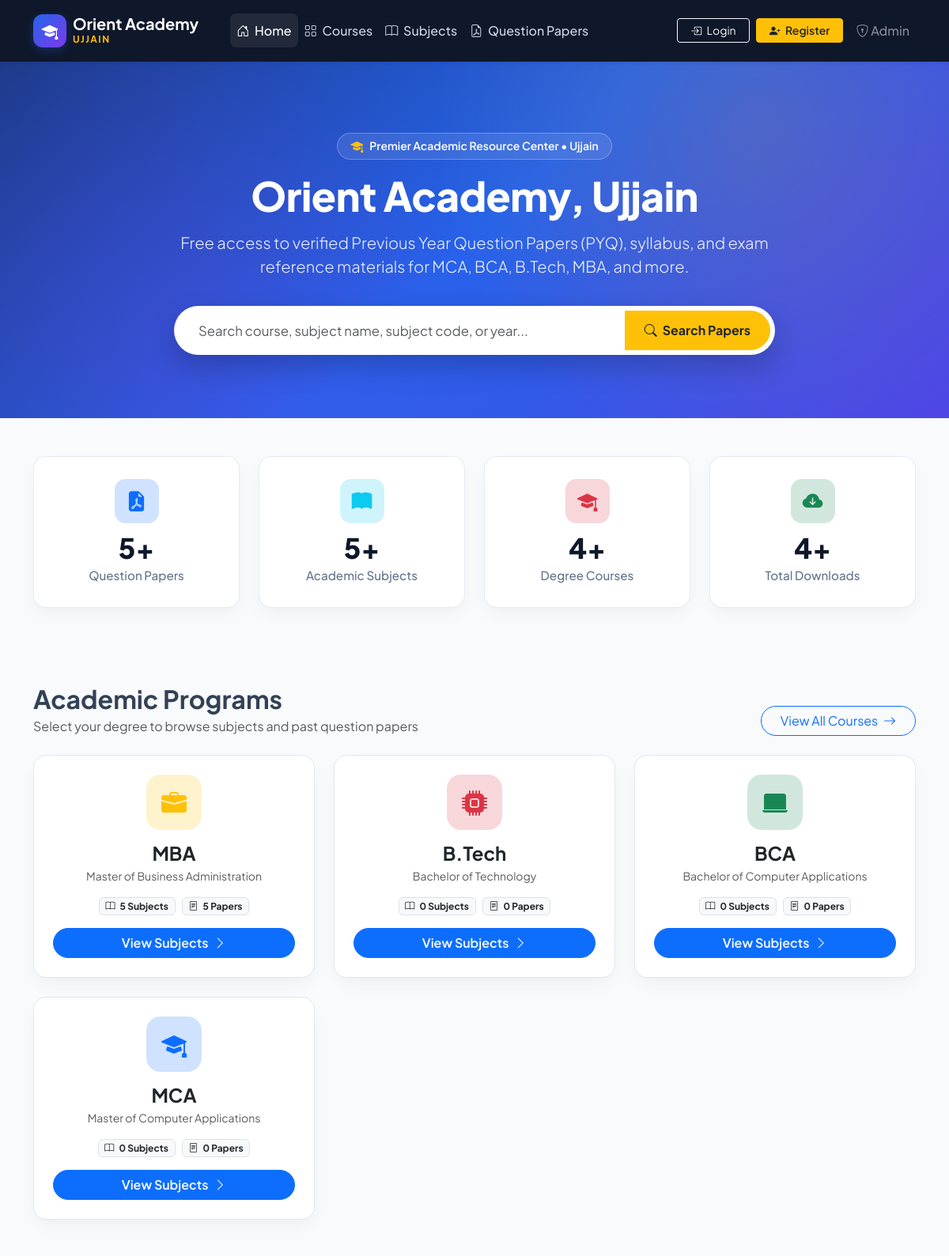
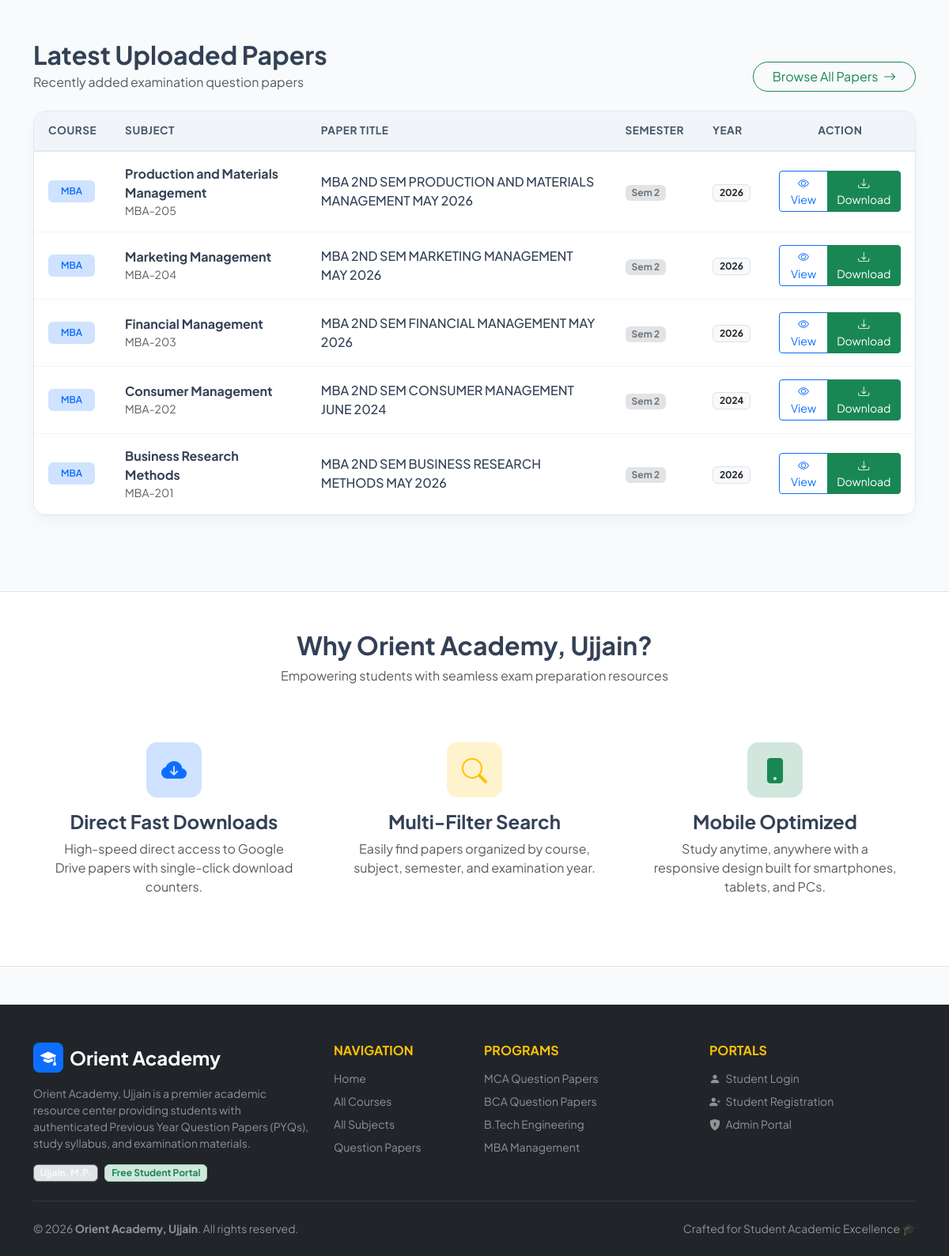
The page / on the database its author committed (2 pictures, top to bottom).
### tables this page shows
CREATE TABLE IF NOT EXISTS `courses` (
  `id` int(11) NOT NULL,
  `course_name` varchar(100) NOT NULL,
  `course_slug` varchar(100) NOT NULL,
  `description` text NOT NULL,
  `icon_class` varchar(50) DEFAULT 'bi-mortarboard-fill',
  `badge_color` varchar(30) DEFAULT 'primary'
);

CREATE TABLE IF NOT EXISTS `papers` (
  `id` int(11) NOT NULL,
  `course_id` int(11) DEFAULT NULL,
  `subject_id` int(11) DEFAULT NULL,
  `year` int(11) DEFAULT NULL,
  `semester` varchar(20) DEFAULT NULL,
  `paper_title` varchar(255) DEFAULT NULL,
  `drive_link` text DEFAULT NULL,
  `upload_date` timestamp NOT NULL DEFAULT current_timestamp(),
  `views` int(11) NOT NULL DEFAULT 0,
  `downloads` int(11) NOT NULL DEFAULT 0,
  `is_latest` tinyint(1) DEFAULT 1
);

CREATE TABLE IF NOT EXISTS `subjects` (
  `id` int(11) NOT NULL,
  `course_id` int(11) DEFAULT NULL,
  `subject_name` varchar(100) DEFAULT NULL,
  `semester` varchar(20) DEFAULT '1',
  `subject_code` varchar(50) DEFAULT NULL
);

### index.php (the view, shortened to what this page needs)
<?php
require_once 'includes/db.php';
$stats_papers = 0;
$stats_subjects = 0;
$stats_courses = 0;
$stats_downloads = 0;
$p_res = mysqli_query($conn, "SELECT COUNT(*) AS total, COALESCE(SUM(downloads), 0) AS downloads FROM papers");
if($p_res && $row = mysqli_fetch_assoc($p_res)){
    $stats_papers = (int)$row['total'];
    $stats_downloads = (int)$row['downloads'];
}
$s_res = mysqli_query($conn, "SELECT COUNT(*) AS total FROM subjects");
if($s_res && $row = mysqli_fetch_assoc($s_res)){
    $stats_subjects = (int)$row['total'];
}
$c_res = mysqli_query($conn, "SELECT COUNT(*) AS total FROM courses");
if($c_res && $row = mysqli_fetch_assoc($c_res)){
    $stats_courses = (int)$row['total'];
}
$courses_sql = "
SELECT
    c.*,
    COUNT(DISTINCT s.id) AS total_subjects,
    COUNT(DISTINCT p.id) AS total_papers
FROM courses c
LEFT JOIN subjects s ON c.id = s.course_id
LEFT JOIN papers p ON c.id = p.course_id
GROUP BY c.id
ORDER BY total_papers DESC, c.course_name ASC
LIMIT 6
";
$courses_res = mysqli_query($conn, $courses_sql);
$latest_papers_sql = "
SELECT
    p.*,
    c.course_name,
    s.subject_name,
    s.subject_code
FROM papers p
INNER JOIN courses c ON p.course_id = c.id
INNER JOIN subjects s ON p.subject_id = s.id
ORDER BY p.upload_date DESC, p.id DESC
LIMIT 8
";
$latest_papers_res = mysqli_query($conn, $latest_papers_sql);
?>
<?php include 'includes/header.php'; ?>
<body>
<?php include 'includes/navbar.php'; ?>
<section class="hero text-center">
    <div class="container position-relative">
        <div class="d-inline-flex align-items-center gap-2 bg-white bg-opacity-10 border border-white border-opacity-25 px-3 py-1 rounded-pill mb-3">
            <i class="bi bi-mortarboard-fill text-warning"></i>
            <span class="small fw-semibold">Premier Academic Resource Center &bull; Ujjain</span>
        </div>
        <h1 class="mb-3">Orient Academy, Ujjain</h1>
        <p class="lead mb-4">
            Free access to verified Previous Year Question Papers (PYQ), syllabus, and exam reference materials for MCA, BCA, B.Tech, MBA, and more.
        </p>
        <div class="search-box-wrap">
            <form action="search.php" method="GET">
                <div class="input-group search-input-group">
                    <input type="text"
                           name="keyword"
                           class="form-control"
                           placeholder="Search course, subject name, subject code, or year..."
                           required>
                    <button class="btn btn-warning text-dark fw-bold px-4" type="submit">
                        <i class="bi bi-search me-1"></i> Search Papers
                    </button>
                </div>
            </form>
        </div>
    </div>
</section>
<section class="container my-5">
    <div class="row g-4">
        <div class="col-6 col-md-3">
            <div class="stats-card-modern">
                <div class="stats-icon-wrap bg-primary-subtle text-primary">
                    <i class="bi bi-file-earmark-pdf-fill"></i>
                </div>
                <div class="stats-number"><?php echo number_format($stats_papers); ?>+</div>
                <p class="stats-label">Question Papers</p>
            </div>
        </div>
        <div class="col-6 col-md-3">
            <div class="stats-card-modern">
                <div class="stats-icon-wrap bg-info-subtle text-info">
                    <i class="bi bi-book-fill"></i>
                </div>
                <div class="stats-number"><?php echo number_format($stats_subjects); ?>+</div>
                <p class="stats-label">Academic Subjects</p>
            </div>
        </div>
        <div class="col-6 col-md-3">
            <div class="stats-card-modern">
                <div class="stats-icon-wrap bg-danger-subtle text-danger">
                    <i class="bi bi-mortarboard-fill"></i>
                </div>
                <div class="stats-number"><?php echo number_format($stats_courses); ?>+</div>
                <p class="stats-label">Degree Courses</p>
            </div>
        </div>
        <div class="col-6 col-md-3">
            <div class="stats-card-modern">
                <div class="stats-icon-wrap bg-success-subtle text-success">
                    <i class="bi bi-cloud-arrow-down-fill"></i>
                </div>
                <div class="stats-number"><?php echo number_format($stats_downloads); ?>+</div>
                <p class="stats-label">Total Downloads</p>
            </div>
        </div>
    </div>
</section>
<section class="container my-5">
    <div class="d-flex justify-content-between align-items-end mb-4 flex-wrap gap-2">
        <div>
            <h2 class="fw-bold mb-1">Academic Programs</h2>
            <p class="text-muted mb-0">Select your degree to browse subjects and past question papers</p>
        </div>
        <a href="courses.php" class="btn btn-outline-primary rounded-pill px-4">
            View All Courses <i class="bi bi-arrow-right ms-1"></i>
        </a>
    </div>
    <div class="row g-4">
        <?php if($courses_res && mysqli_num_rows($courses_res) > 0): ?>
            <?php while($course = mysqli_fetch_assoc($courses_res)):
                $icon = !empty($course['icon_class']) ? $course['icon_class'] : 'bi-mortarboard-fill';
                $badgeColor = !empty($course['badge_color']) ? $course['badge_color'] : 'primary';
            ?>
                <div class="col-md-6 col-lg-4">
                    <div class="card course-card">
                        <div class="card-body text-center p-4 d-flex flex-column">
                            <div class="card-icon-header bg-<?php echo htmlspecialchars($badgeColor); ?>-subtle text-<?php echo htmlspecialchars($badgeColor); ?>">
                                <i class="bi <?php echo htmlspecialchars($icon); ?>"></i>
                            </div>
                            <h4 class="fw-bold mb-1"><?php echo htmlspecialchars($course['course_name']); ?></h4>
                            <p class="text-muted small flex-grow-1 mb-3">
                                <?php echo htmlspecialchars($course['description'] ?? 'Comprehensive past question papers archive.'); ?>
                            </p>
                            <div class="d-flex justify-content-center gap-2 mb-3">
                                <span class="badge bg-light text-dark border">
                                    <i class="bi bi-book me-1"></i> <?php echo (int)$course['total_subjects']; ?> Subjects
                                </span>
                                <span class="badge bg-light text-dark border">
                                    <i class="bi bi-file-text me-1"></i> <?php echo (int)$course['total_papers']; ?> Papers
                                </span>
                            </div>
                            <a href="subjects.php?course_id=<?php echo $course['id']; ?>" class="btn btn-primary rounded-pill w-100 fw-semibold">
                                View Subjects <i class="bi bi-chevron-right ms-1"></i>
                            </a>
                        </div>
                    </div>
                </div>
            <?php endwhile; ?>
        <?php else: ?>
            <div class="col-12 text-center py-4">
                <p class="text-muted">No courses found. Please import the database schema or add courses via the admin panel.</p>
            </div>
        <?php endif; ?>
    </div>
</section>
<section class="container my-5">
    <div class="d-flex justify-content-between align-items-end mb-4 flex-wrap gap-2">
        <div>
            <h2 class="fw-bold mb-1">Latest Uploaded Papers</h2>
            <p class="text-muted mb-0">Recently added examination question papers</p>
        </div>
        <a href="papers.php" class="btn btn-outline-success rounded-pill px-4">
            Browse All Papers <i class="bi bi-arrow-right ms-1"></i>
        </a>
    </div>
    <div class="custom-table-card">
        <div class="table-responsive">
            <table class="table table-modern align-middle">
                <thead>
                    <tr>
                        <th>Course</th>
                        <th>Subject</th>
                        <th>Paper Title</th>
                        <th>Semester</th>
                        <th>Year</th>
                        <th class="text-center">Action</th>
                    </tr>
                </thead>
                <tbody>
                    <?php if($latest_papers_res && mysqli_num_rows($latest_papers_res) > 0): ?>
                        <?php while($paper = mysqli_fetch_assoc($latest_papers_res)): ?>
                            <tr>
                                <td>
                                    <span class="badge bg-primary-subtle text-primary px-3 py-2 fw-semibold">
                                        <?php echo htmlspecialchars($paper['course_name']); ?>
                                    </span>
                                </td>
                                <td>
                                    <strong><?php echo htmlspecialchars($paper['subject_name']); ?></strong>
                                    <?php if(!empty($paper['subject_code'])): ?>
                                        <div class="small text-muted"><?php echo htmlspecialchars($paper['subject_code']); ?></div>
                                    <?php endif; ?>
                                </td>
                                <td>
                                    <div class="fw-medium"><?php echo htmlspecialchars($paper['paper_title']); ?></div>
                                </td>
                                <td>
                                    <span class="badge bg-secondary-subtle text-secondary px-2 py-1">
                                        Sem <?php echo htmlspecialchars($paper['semester']); ?>
                                    </span>
                                </td>
                                <td>
                                    <span class="badge bg-light text-dark border px-2 py-1">
                                        <?php echo htmlspecialchars($paper['year']); ?>
                                    </span>
                                </td>
                                <td class="text-center">
                                    <div class="btn-group btn-group-sm">
                                        <a href="viewpaper.php?id=<?php echo (int)$paper['id']; ?>" target="_blank" class="btn btn-outline-primary" title="View Paper Online">
                                            <i class="bi bi-eye"></i> View
                                        </a>
                                        <a href="downloadpaper.php?id=<?php echo (int)$paper['id']; ?>" class="btn btn-success" title="Download Paper">
                                            <i class="bi bi-download"></i> Download
                                        </a>
                                    </div>
                                </td>
                            </tr>
                        <?php endwhile; ?>
                    <?php endif; ?>
                </tbody>
            </table>
        </div>
    </div>
</section>
<section class="bg-white py-5 border-top border-bottom my-5">
    <div class="container">
        <div class="text-center mb-5">
            <h2 class="fw-bold">Why Orient Academy, Ujjain?</h2>
            <p class="text-muted">Empowering students with seamless exam preparation resources</p>
        </div>
        <div class="row g-4 text-center">
            <div class="col-md-4">
                <div class="p-4">
                    <div class="stats-icon-wrap bg-primary-subtle text-primary mx-auto mb-3" style="width:70px; height:70px; font-size:2rem;">
                        <i class="bi bi-cloud-arrow-down-fill"></i>
                    </div>
                    <h4 class="fw-bold mb-2">Direct Fast Downloads</h4>
                    <p class="text-muted">High-speed direct access to Google Drive papers with single-click download counters.</p>
                </div>
            </div>
            <div class="col-md-4">
                <div class="p-4">
                    <div class="stats-icon-wrap bg-warning-subtle text-warning mx-auto mb-3" style="width:70px; height:70px; font-size:2rem;">
                        <i class="bi bi-search"></i>
                    </div>
                    <h4 class="fw-bold mb-2">Multi-Filter Search</h4>
                    <p class="text-muted">Easily find papers organized by course, subject, semester, and examination year.</p>
                </div>
            </div>
            <div class="col-md-4">
                <div class="p-4">
                    <div class="stats-icon-wrap bg-success-subtle text-success mx-auto mb-3" style="width:70px; height:70px; font-size:2rem;">
                        <i class="bi bi-phone-fill"></i>
                    </div>
                    <h4 class="fw-bold mb-2">Mobile Optimized</h4>
                    <p class="text-muted">Study anytime, anywhere with a responsive design built for smartphones, tablets, and PCs.</p>
                </div>
            </div>
        </div>
    </div>
</section>
<?php include 'includes/footer.php'; ?>
</body>
</html>

### rows shown on the page
courses: course_name "MBA", description "Master of Business Administration", total_subjects "5", total_papers "5"
courses: course_name "B.Tech", description "Bachelor of Technology", total_subjects "0", total_papers "0"
courses: course_name "BCA", description "Bachelor of Computer Applications", total_subjects "0", total_papers "0"
courses: course_name "MCA", description "Master of Computer Applications", total_subjects "0", total_papers "0"
papers: course.course_name "MBA", subject.subject_name "Production and Materials Management", subject.subject_code "MBA-205", paper_title "MBA 2ND SEM PRODUCTION AND MATERIALS MANAGEMENT MAY 2026", semester "2", year "2026"
papers: course.course_name "MBA", subject.subject_name "Marketing Management", subject.subject_code "MBA-204", paper_title "MBA 2ND SEM MARKETING MANAGEMENT MAY 2026", semester "2", year "2026"
papers: course.course_name "MBA", subject.subject_name "Financial Management", subject.subject_code "MBA-203", paper_title "MBA 2ND SEM FINANCIAL MANAGEMENT MAY 2026", semester "2", year "2026"
papers: course.course_name "MBA", subject.subject_name "Consumer Management", subject.subject_code "MBA-202", paper_title "MBA 2ND SEM CONSUMER MANAGEMENT JUNE 2024", semester "2", year "2024"
papers: course.course_name "MBA", subject.subject_name "Business Research Methods", subject.subject_code "MBA-201", paper_title "MBA 2ND SEM BUSINESS RESEARCH METHODS MAY 2026", semester "2", year "2026"

### other values the page prints
$stats_papers "5"
$stats_subjects "5"
$stats_courses "4"
$stats_downloads "4"
